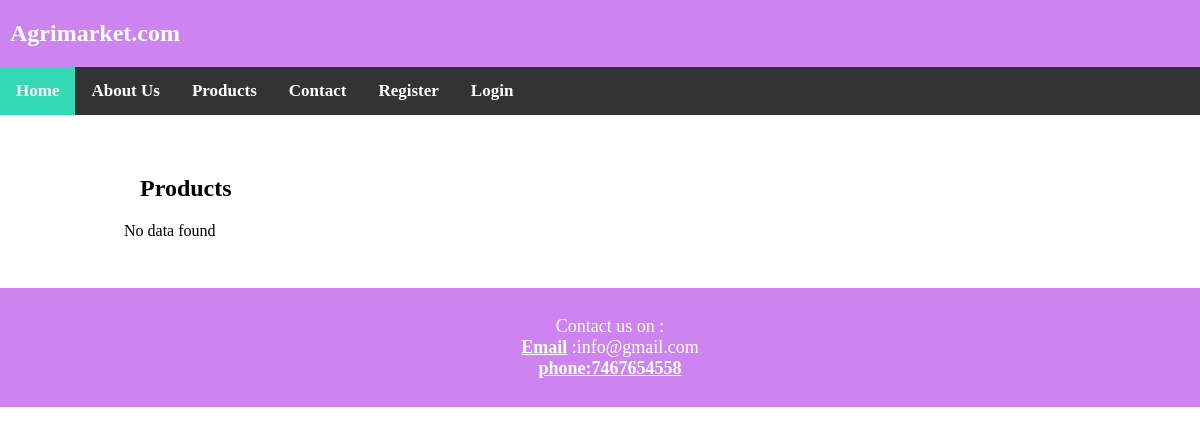
Before: /product.php with the older database file.
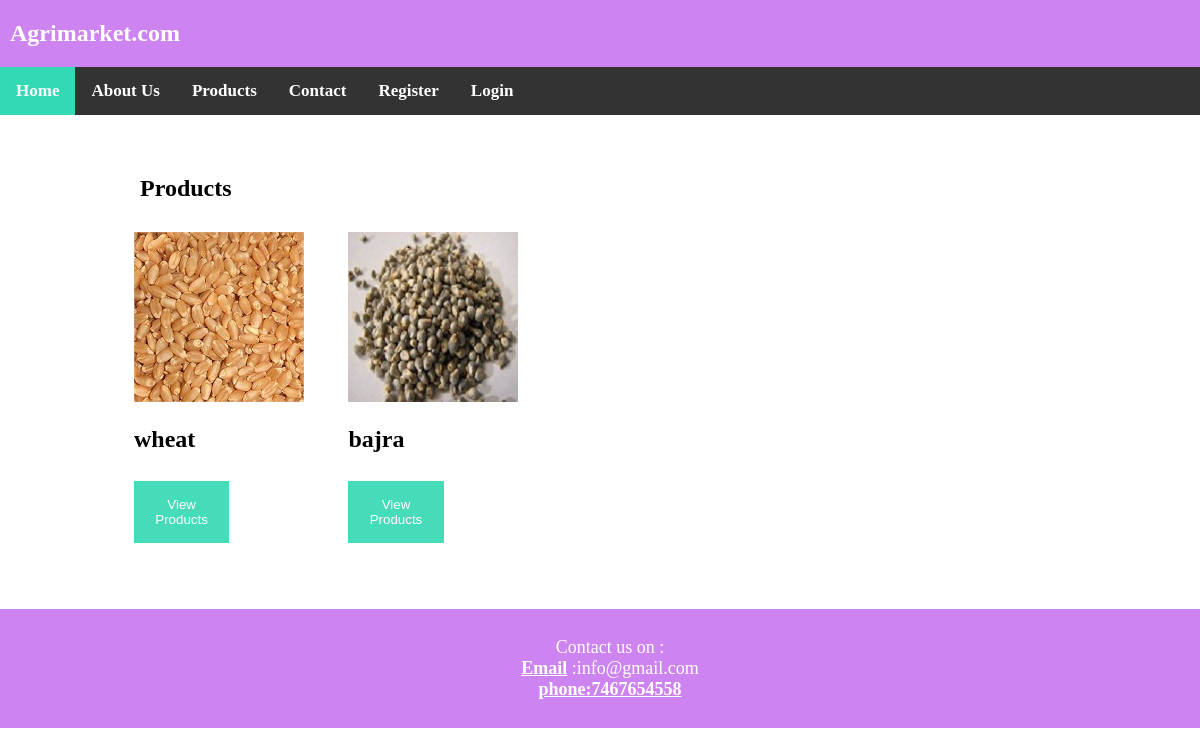
After: the same page with the newer database file.
### tables this page shows
CREATE TABLE `category` (
  `cate_id` int(64) NOT NULL,
  `cate_name` varchar(256) NOT NULL,
  `cate_img` varchar(256) NOT NULL
);

### product.php (the view, shortened to what this page needs)
<!DOCTYPE html>
	<head>
		<link rel="stylesheet" type="text/css" href="css/style1.css">
	</head>
	<body>
			<?php
			include 'header.php';
			include 'database.php';
			?>
         <div class="main">
		<div class="page-content" id="productspage">
		<h2>Products</h2>
		<div class="prow">
		<?php
			$sql = "SELECT cate_id, cate_name, cate_img FROM category";
			$result = mysqli_query($conn,$sql);
			if ($result->num_rows > 0) {
				?>
				<?php
				while($row = mysqli_fetch_assoc($result)) {
					?>
					<div class="pcolumn">
                              <div class="smalling">
                                   <img src="<?php echo $row["cate_img"]; ?>">
                                    </div>
						<h2><?php echo $row["cate_name"]; ?></h2>
						<a href="productlist.php?category=<?php echo $row["cate_id"];?>">
                                     <button class="btn btn-primary" type="button">View Products</button></a>
					</div>
					<?php
				}
				?>
				<?php
			} else {
			echo "No data found";
			}
		?>
	</div>
		</div>
     </div>
            <?php include 'footer.php';?>
	</body>
</html>

### header.php (shortened to what this page needs)
<!DOCTYPE html>
<head>
    <link rel="stylesheet" type="text/css" href="style1.css">
</head>
    <body>
   <section class="header1">
      <h2>Agrimarket.com</h2>
      </section>
      <div class="topnav">
           <a class="active" href="index.php"><b>Home</b></a>
           <a href="abtpage.php"><b>About Us</b></a>
         <a href="product.php"><b>Products</b></a>
         <a href="contact.php"><b>Contact</b></a>
                  <?php if(isset($_SESSION['login']) && $_SESSION['login']==true){ ?>
                             <a href="logout.php"><b>Logout</b></a>
                  <?php }else{ ?>
           <a href="reg.php"><b>Register</b></a>
           <a href="login.php"><b>Login</b></a>
           <?php } ?>
      </div>
</body>
</html>

### footer.php (shortened to what this page needs)
<!DOCTYPE html>
<head>
    <body>
            <div class="foot">
 		        <p>Contact us on :<br>
   		      <b><u>Email</u>
   			    </b>:info@gmail.com<br>
            <b><u>phone:7467654558</u></b></p>
           </div>
    </body>
    </head>
 </html>

### css/style1.css (style rules this page uses)
body { margin:0px; }
.topnav { overflow: hidden; background-color: #333; }
.topnav a { float: left; color: white; text-align: center; padding: 14px 16px; text-decoration: none; font-size: 17px; }
.topnav a.active { background-color: #33d9b2; color: white; }
.foot { padding:10px; font-size: 18px; }
.header1 h2 { margin-top: 0px; margin-bottom: 0px; padding: 20px 10px; width: 100%; background-color:#cd84f1; color: white; text-align: left; }
.btn { background-color: #33d9b2; color: white; padding: 16px 20px; margin: 8px 0; border: none; cursor: pointer; width: 50%; opacity: 0.9; }
.main { max-width: 1000px; margin: auto; }
.prow { margin: 8px -16px; }
.pcolumn { padding: 10px; }
.pcolumn { display: inline-block; width: 20%; }
.page-content { padding: 40px; }

### footer.php (style rules this page uses)
.foot { left: 0; bottom: 0; width: 100%; background-color: #cd84f1; color: white; text-align: center; }

Changed rows visible on the page:
added category: cate_img (picture), cate_name "wheat"
added category: cate_img (picture), cate_name "bajra"
Other visible differences:
text no longer shown: "No data found"
